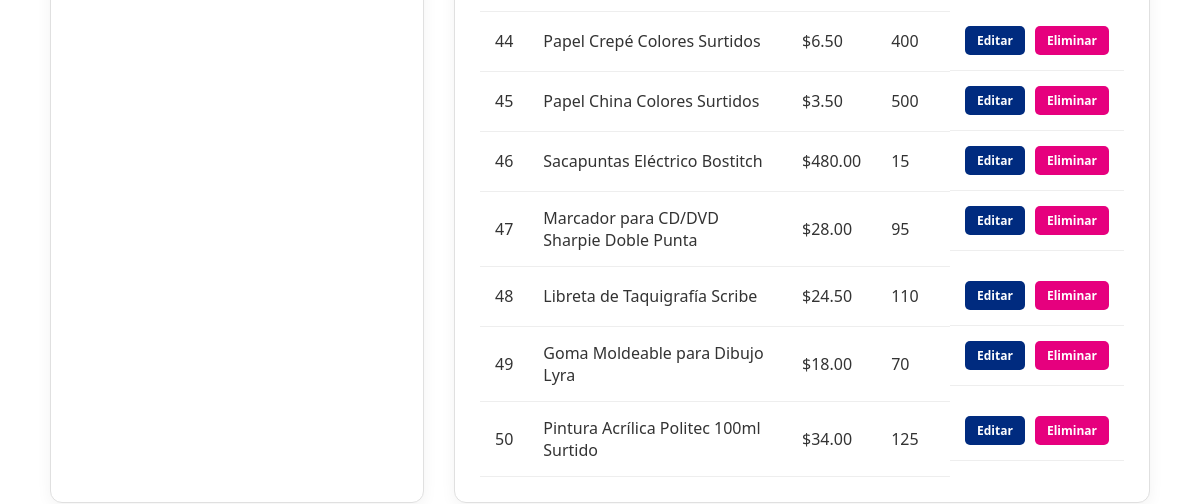
The app's page /admin.php (lower part), older data.
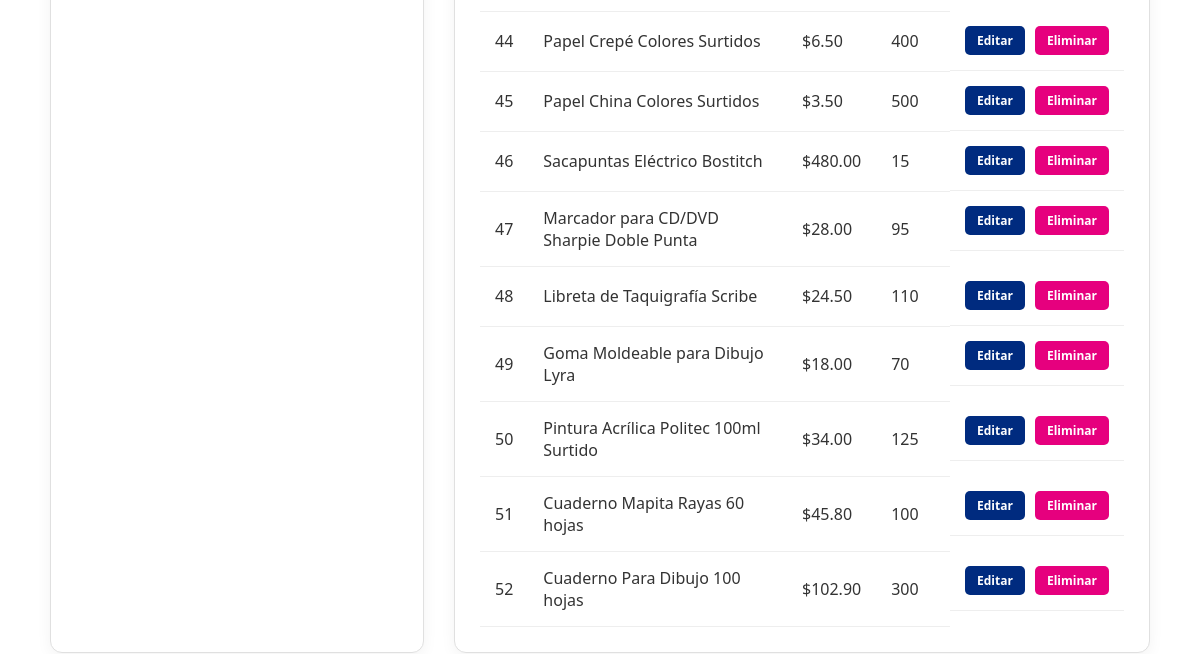
The same page, newer data.
### tables this page shows
CREATE TABLE `productos` (
  `ID` int NOT NULL AUTO_INCREMENT,
  `Producto` varchar(100) NOT NULL,
  `Precio` decimal(10,2) NOT NULL,
  `Stock` int NOT NULL,
  `Acciones` varchar(50) DEFAULT 'Activo',
  PRIMARY KEY (`ID`)
);

### admin.php (the view, shortened to what this page needs)
<?php
$db_user = "dev_user";
$db_pass = "administrador123";
$con = mysqli_connect("localhost", $db_user, $db_pass, "superpapeleriatony_equipo_15");
$sql = "SELECT * FROM productos";
$query = mysqli_query($con, $sql);
?>
<!DOCTYPE html>
<html lang="es">
<head>
    <link rel="stylesheet" href="style.css">
</head>
<body>
    <section class="crud-section">
        <div class="crud-container">
            <div class="form-side card">
            </div>
            <div class="table-side card">
                <table class="tony-table">
                    <tbody>
                        <?php while ($row = mysqli_fetch_array($query)): ?>
                            <tr>
                                <td><?= $row['ID'] ?></td>
                                <td><?= $row['Producto'] ?></td>
                                <td>$<?= number_format($row['Precio'], 2) ?></td>
                                <td><?= $row['Stock'] ?></td>
                                <td class="actions">
                                    <a href="editar.php?id=<?= $row['ID'] ?>" class="btn-sm btn-blue">Editar</a>
                                    <a href="eliminar.php?id=<?= $row['ID'] ?>" class="btn-sm btn-pink">Eliminar</a>
                                </td>
                            </tr>
                        <?php endwhile; ?>
                    </tbody>
                </table>
            </div>
        </div>
    </section>
</body>
</html>

### style.css (style rules this page uses)
:root { --tony-blue: #002b7f; --tony-green: #00a859; --tony-pink: #e6007e; --bg-light: #f4f7f6; --white: #ffffff; --text-dark: #333333; }
* { margin: 0; padding: 0; box-sizing: border-box; font-family: "Segoe UI", Tahoma, Geneva, Verdana, sans-serif; }
body { background-color: var(--white); color: var(--text-dark); }
.card { background: var(--white); padding: 25px; border-radius: 12px; border: 1px solid #e0e0e0; box-shadow: 0 4px 15px rgba(0, 0, 0, 0.05); }
.crud-container { display: flex; gap: 30px; padding: 0 50px 50px; max-width: 1400px; margin: 0 auto; }
.form-side { flex: 1; }
.table-side { flex: 2; overflow-x: auto; }
.tony-table { width: 100%; border-collapse: collapse; }

Row changes from the older to the newer data that the page shows:
added productos: ID "51", Producto "Cuaderno Mapita Rayas 60 hojas", Precio "45.80", Stock "100"
added productos: ID "52", Producto "Cuaderno Para Dibujo 100 hojas", Precio "102.90", Stock "300"
